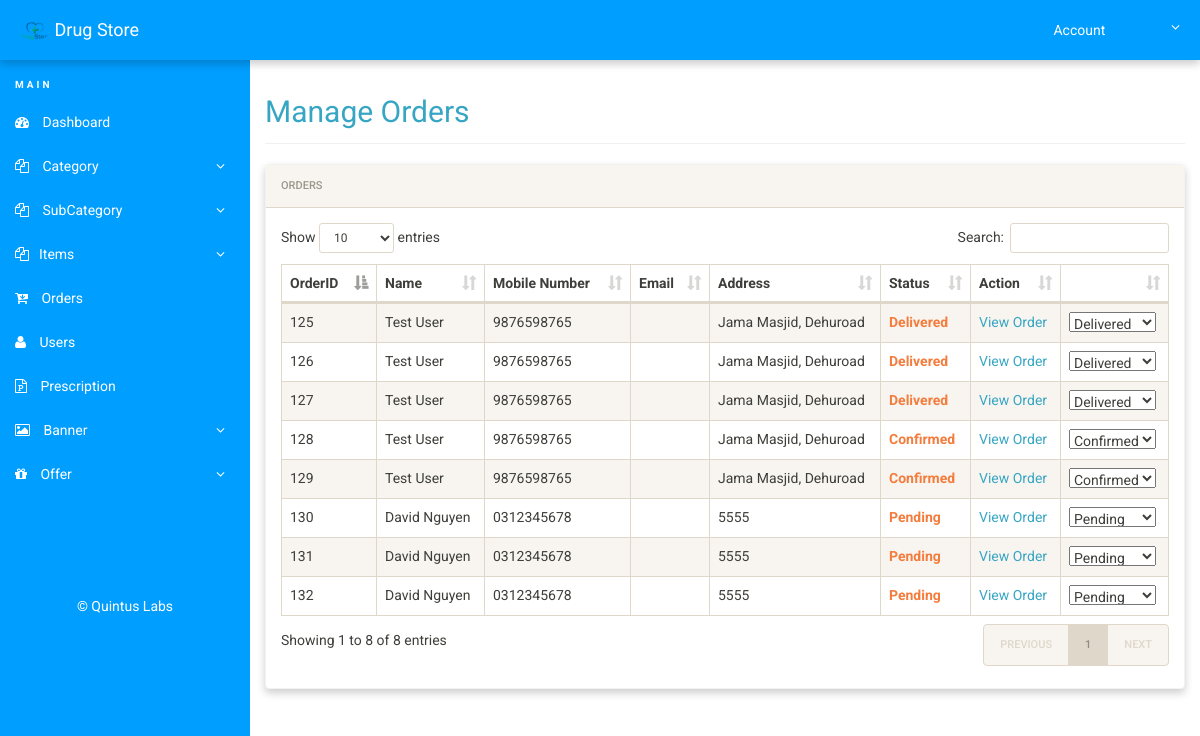
Screenshot of /admin/manage-orders.php (signed in) with the database file from the repository.
### tables this page shows
CREATE TABLE `orders` (
  `id` int(11) NOT NULL,
  `status` varchar(50) NOT NULL,
  `user_id` int(11) NOT NULL,
  `date` timestamp NOT NULL DEFAULT current_timestamp() ON UPDATE current_timestamp(),
  `total` varchar(20) DEFAULT NULL,
  `name` varchar(200) DEFAULT NULL,
  `email` varchar(200) DEFAULT NULL,
  `phone` varchar(10) DEFAULT NULL,
  `address` text DEFAULT NULL,
  `city` varchar(200) DEFAULT NULL,
  `state` varchar(200) DEFAULT NULL,
  `zip_code` varchar(6) DEFAULT NULL,
  `landmark` text DEFAULT NULL
);

CREATE TABLE `users` (
  `id` int(11) NOT NULL,
  `name` varchar(100) DEFAULT NULL,
  `area` varchar(100) DEFAULT NULL,
  `address` text DEFAULT NULL,
  `state` varchar(100) DEFAULT NULL,
  `city` varchar(100) DEFAULT NULL,
  `zip` varchar(11) DEFAULT NULL,
  `mobile` varchar(30) DEFAULT NULL,
  `email` varchar(100) DEFAULT NULL,
  `password` text NOT NULL,
  `reset_code` varchar(6) DEFAULT NULL,
  `firebase_token` text DEFAULT NULL,
  `otp` int(6) DEFAULT NULL,
  `verified` tinyint(1) NOT NULL DEFAULT 0,
  `token` text DEFAULT NULL
);

### admin/manage-orders.php (the view, shortened to what this page needs)
<?php
include('firebase/firebase.php');
if(strlen($_SESSION['alogin'])==0)
	{
header('location:index.php');
}
else{
 ?>
<!doctype html>
<html lang="en" class="no-js">
<head>
	<link rel="stylesheet" href="css/font-awesome.min.css">
	<link rel="stylesheet" href="css/bootstrap.min.css">
	<link rel="stylesheet" href="css/dataTables.bootstrap.min.css">
	<link rel="stylesheet" href="css/bootstrap-social.css">
	<link rel="stylesheet" href="css/bootstrap-select.css">
	<link rel="stylesheet" href="css/fileinput.min.css">
	<link rel="stylesheet" href="css/awesome-bootstrap-checkbox.css">
	<link rel="stylesheet" href="css/style.css">
</head>
<body>
	<?php include('includes/header.php');?>
	<div class="ts-main-content">
		<?php include('includes/leftbar.php');?>
		<div class="content-wrapper">
			<div class="container-fluid">
				<div class="row">
					<div class="col-md-12">
						<h2 class="page-title"><a href="manage-orders.php">Manage Orders </a></h2>
						<div class="panel panel-default">
							<div class="panel-heading">Orders</div>
							<div class="panel-body">
								<table id="zctb" class="display table table-striped table-bordered table-hover" cellspacing="0" width="100%">
									<thead>
										<tr>
										<th>OrderID</th>
										<th>Name</th>
										<th>Mobile Number</th>
										<th>Email</th>
										<th>Address</th>
										<th>Status</th>
										<th>Action</th>
										<th></th>
										</tr>
									</thead>
									<tbody>
										<?php $sql = "SELECT orders.*, users.name, users.mobile, users.email,users.address from orders INNER JOIN users on orders.user_id=users.id order by id";
										$query = $dbh -> prepare($sql);
										$query->execute();
										$results=$query->fetchAll(PDO::FETCH_OBJ);
										$cnt=1;
										if($query->rowCount() > 0)
										{
										foreach($results as $result)
										{				?>
										<tr>
											<td><?php echo htmlentities($result->id);?></td>
											<td><?php echo htmlentities($result->name);?> <?php echo htmlentities($result->lname);?></td>
											<td><?php echo htmlentities($result->mobile);?></td>
											<td><?php echo htmlentities($result->email);?></td>
											<td><?php echo htmlentities($result->address);?></td>
											<td><b class="text-warning"><?php echo htmlentities($result->status);?></b></td>
											<td><a href="view-order.php?orderid=<?php echo $result->id;?>" >View Order</a></td>
											<td>
												<select onchange="location = this.value;" value=<?php echo htmlentities($result->status);?>>
												<option 	<?php if ($result->status == 'Confirmed') echo 'selected'; ?> >Pending</option>
												<option value="manage-orders.php?confirmid=<?php echo $result->id;?>&mobile=<?php echo $result->mobile;?>"
												<?php if ($result->status == 'Confirmed') echo 'selected'; ?> >Confirmed</option>
												<option value="manage-orders.php?deliveredid=<?php echo $result->id;?>&mobile=<?php echo $result->mobile;?>"
												<?php if ($result->status == 'Delivered') echo ' selected'; ?>>Delivered</option>
												</select></td>
										</tr>
										<?php $cnt=$cnt+1; }} ?>
									</tbody>
								</table>
							</div>
						</div>
					</div>
				</div>
			</div>
		</div>
	</div>
</body>
</html>
<?php } ?>

### admin/css/style.css (style rules this page uses)
html { font-size: 14px; }
@media only screen and (min-width: 480px) { html { font-size: 17px; } }
@media only screen and (min-width: 768px) { html { font-size: 14px; } }
body { font-size: 1em; }
a { color: #37a6c4; }
.panel { overflow: hidden; }
.page-title { padding-bottom: 15px; margin-bottom: 20px; border-bottom: 1px solid #f0f0f0; }
.ts-main-content .content-wrapper { padding-top: 15px; margin-top: 60px; }
@media only screen and (min-width: 992px) { .ts-main-content .content-wrapper { margin-left: 250px; } }
.panel-default { border-color: #f2f2f2; }
.panel { margin-bottom: 20px; background-color: #ffffff; border-radius: 4px; box-shadow: 0 4px 8px 0 rgba(0,0,0,0.2); }
.panel-heading { padding: 10px 15px; }

### rows the page displays
orders: id "125", user.name "Test User", user.mobile "9876598765", user.address "Jama Masjid, Dehuroad", status "Delivered"
orders: id "126", user.name "Test User", user.mobile "9876598765", user.address "Jama Masjid, Dehuroad", status "Delivered"
orders: id "127", user.name "Test User", user.mobile "9876598765", user.address "Jama Masjid, Dehuroad", status "Delivered"
orders: id "128", user.name "Test User", user.mobile "9876598765", user.address "Jama Masjid, Dehuroad", status "Confirmed"
orders: id "129", user.name "Test User", user.mobile "9876598765", user.address "Jama Masjid, Dehuroad", status "Confirmed"
orders: id "130", user.name "David Nguyen", user.mobile "0312345678", user.address "5555", status "Pending"
orders: id "131", user.name "David Nguyen", user.mobile "0312345678", user.address "5555", status "Pending"
orders: id "132", user.name "David Nguyen", user.mobile "0312345678", user.address "5555", status "Pending"
